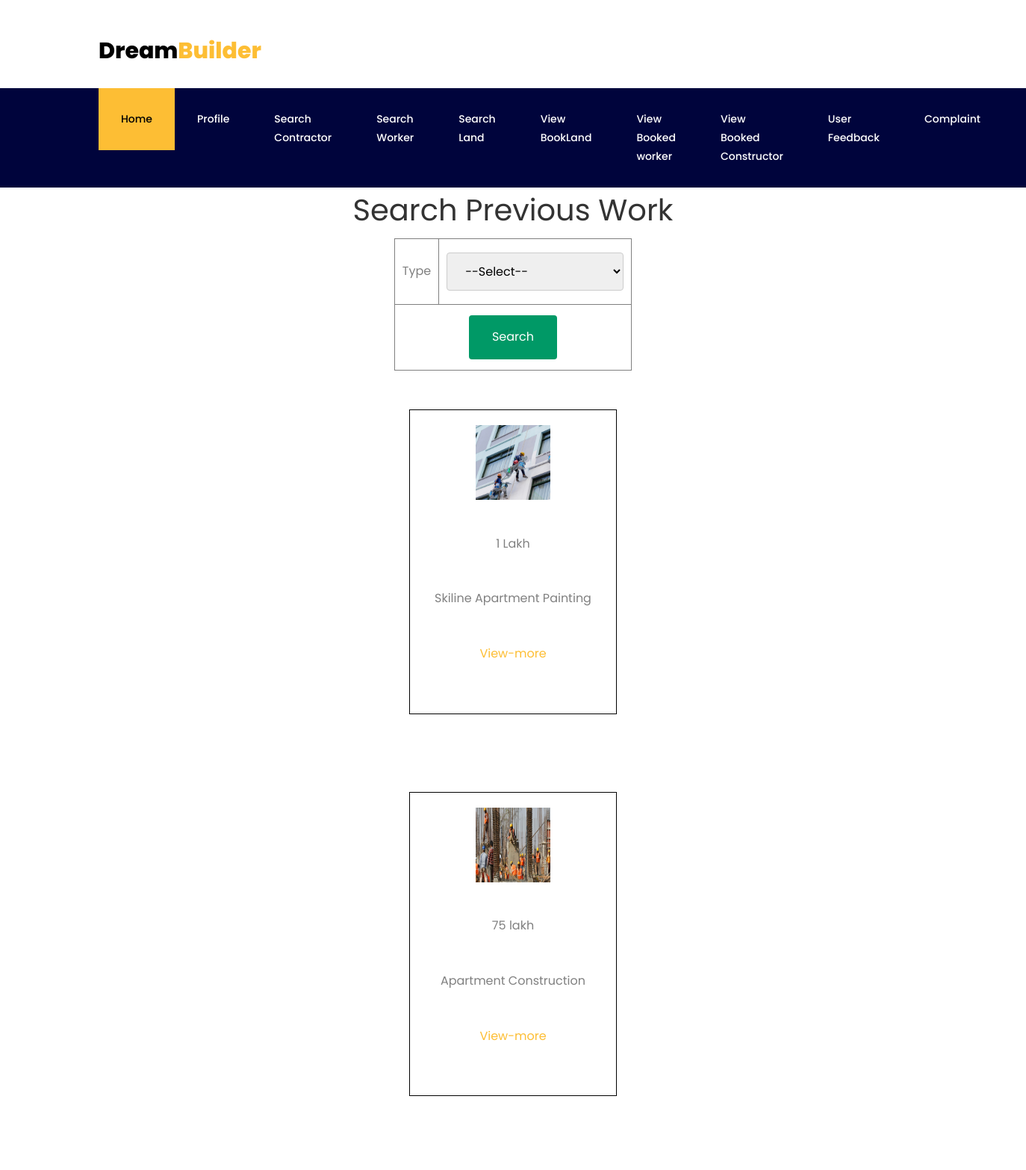
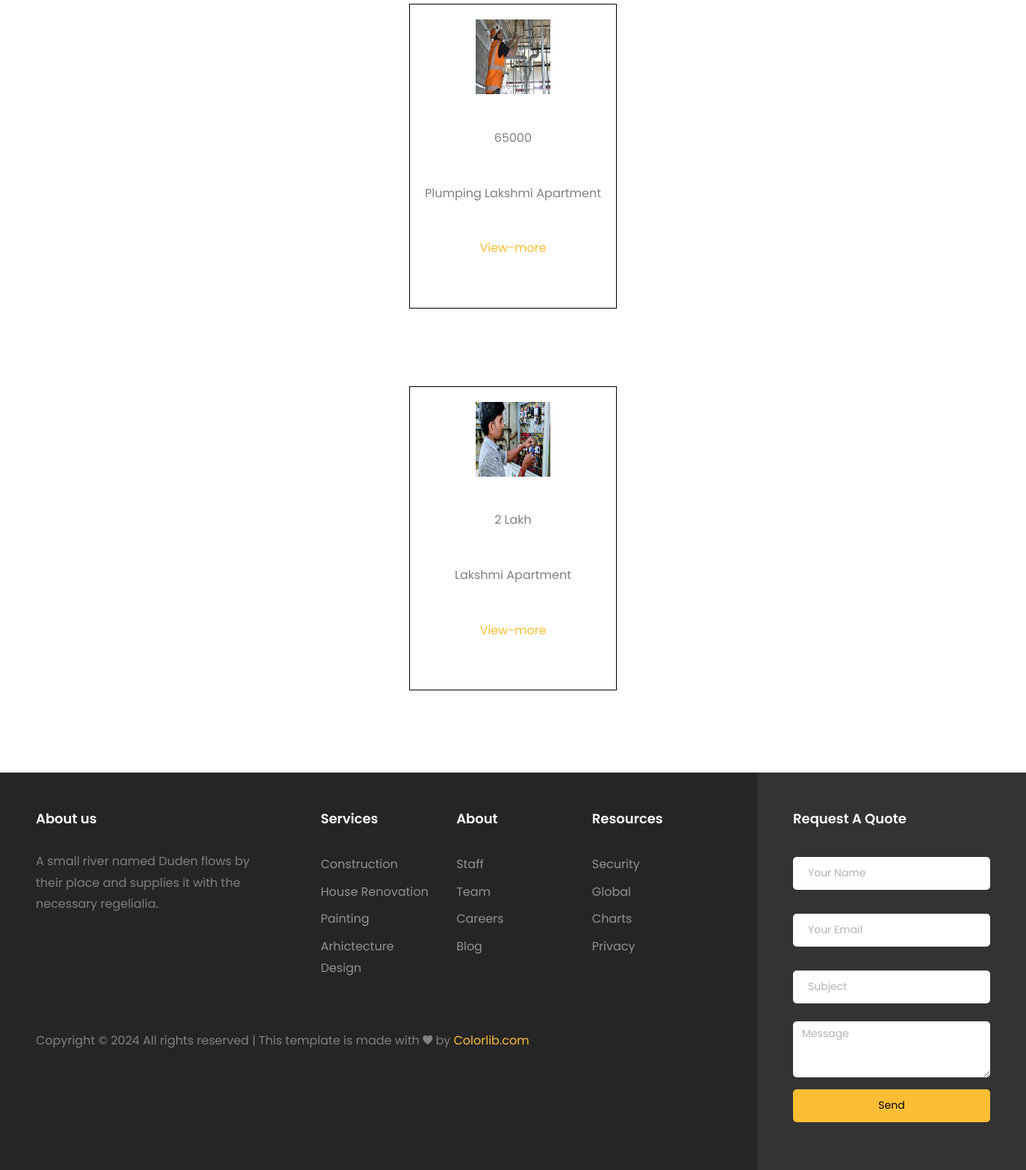
Screenshot of /User/serchbytype/ (signed in) with the database file from the repository (2 pictures, top to bottom).
### Condractor/models.py (models this page shows)
class previouswork(models.Model):
    Type=models.ForeignKey(Contractservice,on_delete=models.SET_NULL,null=True)
    Squarefeet=models.CharField(max_length=20)
    Photo=models.FileField(upload_to="Previousworkimage/")
    Description=models.CharField(max_length=70)
    Totalamount=models.CharField(max_length=20)
    Duration=models.CharField(max_length=20)
    Condractor=models.ForeignKey(NewConstructor,on_delete=models.SET_NULL,null=True)

### User/views.py (the view)
# urls.py: path('serchbytype/',views.searchpreviouswork,name="searchtype"),
def searchpreviouswork(request):
    if "userid" in request.session:
        wrktyp=Contractservice.objects.all()
        prevwork=previouswork.objects.all()
        if request.method=="POST":
           typid=request.POST.get("txt_type")
           type=Contractservice.objects.get(id=typid)
           prevwork=previouswork.objects.filter(Type=type)
           return render(request,'User/Searchpreviouswork.html',{"wrkytp":wrktyp,"prevwork":prevwork})
        else:
            prevwork=previouswork.objects.all()
            return render(request,'User/Searchpreviouswork.html',{"wrkytp":wrktyp,"prevwork":prevwork})
    else:
        return redirect('Guest:Login')

### Admin/models.py (called while the page is built)
    def __str__(self):
     return self.Service

### User/templates/User/Searchpreviouswork.html (shortened to what this page needs)
{% extends 'User/Header.html' %}
 {% load static %}
    {% block content %}
    <form method="POST" enctype="multipart/form-data">
        <h1 align="center">Search Previous Work</h1>
        <table border="1" align="center" cellpadding="10" style="border-collapse: collapse;">
            <tr>
                <td>Type</td>
                <td><select name="txt_type" id="type">
                        <option>--Select--</option>
                    </select></td>
            </tr>
            <tr>
                <td colspan="2" align="center"><input type="submit" name="search" value="Search"></td>
            </tr>
        </table>
    </form>
    <div id="data">
        <table align="center" cellpadding="30" style="border-collapse: collapse;">
            {% for x in prevwork %}
            <tr>
            <td>
                <div style="text-align: center;border: 1px solid black; margin: 22px; padding: 20px;">
                    <p><img src="{{x.Photo.url}}" alt="" height="100" width="100"></p>
                    <br>
                    <p>{{ x.Totalamount }}</p>
                    <br>
                    <p>{{ x.Description }}</p>
                    <br>
                    <p><a href="{% url 'User:viewmoreprv' x.id %}">View-more</a></p>
                    <br>
                    </tr>
                </div>
            {% endfor %}
</body>
{% endblock  %}

### Guest/static/form/form.css (style rules this page uses)
input[type=text],[type=password],[type=email],[type=date], select { width: 100%; padding: 12px 20px; margin: 8px 0; display: inline-block; border: 1px solid #ccc; border-radius: 4px; box-sizing: border-box; }
input[type=submit] { width: 40%; background-color: #096; color: white; padding: 15px; margin: 4px 0; border: none; border-radius: 4px; cursor: pointer; }

### rows the page displays
previouswork: Photo (picture), Totalamount "1 Lakh", Description "Skiline Apartment Painting"
previouswork: Photo (picture), Totalamount "75 lakh", Description "Apartment Construction"
previouswork: Photo (picture), Totalamount "65000", Description "Plumping Lakshmi Apartment"
previouswork: Photo (picture), Totalamount "2 Lakh", Description "Lakshmi Apartment"
